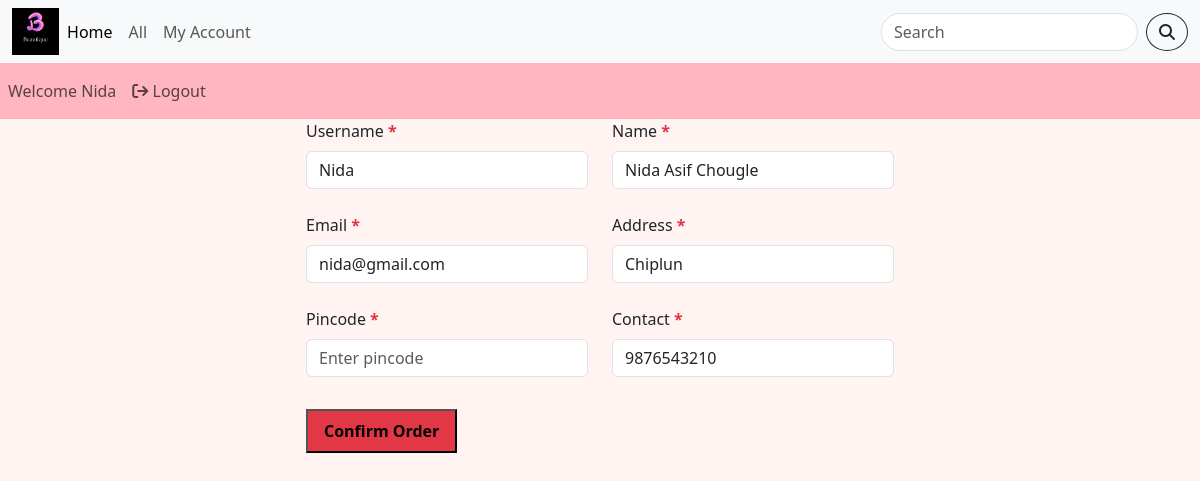
The page /user_area/payment.php (signed in) on the database its author committed.
### tables this page shows
CREATE TABLE `user_table` (
  `user_id` int(11) NOT NULL,
  `username` varchar(255) NOT NULL,
  `user_fullname` text NOT NULL,
  `user_email` varchar(100) NOT NULL,
  `user_image` varchar(255) NOT NULL,
  `password` varchar(255) NOT NULL,
  `user_contact` bigint(10) NOT NULL,
  `user_ip` varchar(255) NOT NULL,
  `user_address` varchar(255) NOT NULL
);

### user_area/payment.php (the view, shortened to what this page needs)
<?php
    include("../functions/common_function.php");
?>
<!DOCTYPE html>
<html lang="en">
<head>
    <link rel="stylesheet" href="../css/style.css"/>
    <link href="../css/bootstrap.min.css" rel="stylesheet"/>
    <link rel="stylesheet" href="https://cdnjs.cloudflare.com/ajax/libs/font-awesome/6.5.2/css/all.min.css" />
</head>
<body class="bg-soft-light-pink">
    <div class="container-fluid p-0">
        <nav class="navbar navbar-expand-lg bg-body-tertiary">
            <div class="container-fluid">
                <img src="../img/Logo.png" class="logo"/>
                <div class="collapse navbar-collapse" id="navbarSupportedContent">
                    <ul class="navbar-nav me-auto mb-2 mb-lg-0">
                        <li class="nav-item">
                            <a class="nav-link active" aria-current="page" href="../index.php">Home</a>
                        </li>
                        <li class="nav-item">
                            <a class="nav-link" href="../display_all.php">All</a>
                        </li>
                        <?php
                            if(isset($_SESSION['username'])){
                                echo "<li class='nav-item'>
                                    <a class='nav-link' href='./profile.php'>My Account</a>
                                    </li>";
                            }
                            else{
                                echo "<li class='nav-item'>
                                    <a class='nav-link' href='./user_area/user_registration.php'>Register</a>
                                    </li>";
                            }
                        ?>
                    </ul>
                    <form action="search_products.php" method="get" class="d-flex" role="search p-0">
                        <input id="search" name="search_data" class="form-control me-2" type="search" placeholder="Search" aria-label="Search">
                        <button id="isearch" name="search_data_product" class="btn btn-outline-dark" type="submit"><i class="fas fa-search"></i></button>
                    </form>
                </div>
            </div>
        </nav>
        <nav class="navbar navbar-expand-lg bg-light-pink">
            <ul class="navbar-nav me-auto">
                <?php
                    if(!isset($_SESSION['username'])){
                        echo "<li class='nav-item'>
                        <a class='nav-link' href='#'>Welcome Guest</a>
                        </li>";
                    } else {
                        echo "<li class='nav-item'>
                        <a class='nav-link' href='#'>Welcome ".$_SESSION['username']."</a>
                        </li>";
                    }
                ?>
                <?php
                    if(!isset($_SESSION['username'])){
                        echo "<li class='nav-item'>
                        <a class='nav-link' href='user_login.php'><i class='fa fa-sign-in' aria-hidden='true'></i>  Login</a>
                        </li>";
                    } else {
                        echo "<li class='nav-item'>
                        <a class='nav-link' href='logout.php'><i class='fa fa-sign-out' aria-hidden='true'></i>  Logout</a>
                        </li>";
                    }
                ?>
            </ul>
        </nav>
        <?php
            $username =$_SESSION['username'];
            $get_user = "select * from user_table where username='$username'";
            $result = mysqli_query($con, $get_user);
            $run_query = mysqli_fetch_array($result);
            $email = $run_query['user_email'];
            $fullname=$run_query['user_fullname'];
            $contact = $run_query['user_contact'];
            $address = $run_query['user_address'];
        ?>
        <div class="row align-items-center justify-content-center">
            <div class="col-lg-12 col-xl-6">
                <form action="checkout.php" method="post">
                    <div class="row">
                        <div class="col-md-6 mb-4">
                            <label for="user_username" class="form-label">Username</label><span class="error text-danger fw-bold">  *</span>
                            <input type="text" id="user_username" class="form-control" placeholder="Enter your username" autocomplete="off" required="required" name="user_username" value="<?php echo $username ;?>"/>
                        </div>
                        <div class="col-md-6 mb-4">
                            <label for="user_name" class="form-label">Name</label><span class="error text-danger fw-bold">  *</span>
                            <input type="text" id="user_name" class="form-control" placeholder="Enter your name" autocomplete="off" required="required" name="user_name" value="<?php echo $fullname; ?>"/>
                        </div>
                    </div>
                    <div class="row">
                        <div class="col-md-6 mb-4">
                            <label for="user_email" class="form-label">Email</label><span class="error text-danger fw-bold">  *</span>
                            <input type="email" id="user_email" class="form-control" placeholder="Enter your email" autocomplete="off" required="required" name="user_email" value="<?php echo $email ;?>"/>
                        </div>
                        <div class="col-md-6 mb-4">
                            <label for="user_address" class="form-label">Address</label><span class="error text-danger fw-bold">  *</span>
                            <input type="text" id="user_address" class="form-control" placeholder="Enter your address" autocomplete="off" required="required" name="user_address" value="<?php echo $address ;?>"/>
                        </div>
                    </div>
                    <div class="row">
                        <div class="col-md-6 mb-4">
                            <label for="user_pincode" class="form-label">Pincode</label><span class="error text-danger fw-bold">  *</span>
                            <input type="text" id="user_pincode" class="form-control" placeholder="Enter pincode" autocomplete="off" required="required" name="user_pincode"/>
                        </div>
                        <div class="col-md-6 mb-4">
                            <label for="user_contact" class="form-label">Contact</label><span class="error text-danger fw-bold">  *</span>
                            <input type="text" id="user_contact" class="form-control" placeholder="Enter your Mobile number" autocomplete="off" required="required" name="user_contact" value="<?php echo $contact ;?>"/>
                        </div>
                    </div>
                    <div class="mb-5 pt-2">
                        <button type="submit" class="fw-bolder bg-paradise-pink py-2 px-3 text-decoration-none">Confirm Order</button>
                    </div>
                </form>
            </div>
        </div>
    </div>
</body>
</html>

### css/style.css (style rules this page uses)
* { margin:0; padding:0; box-sizing: border-box; }
head,body { width:100%; height:100%; overflow-x:hidden; }
.logo { width:4%; height:4%; }
#search { border-radius: 25px; }
#isearch { border-radius: 50%; }
.nav-item { text-decoration: none; }

### user_area/payment.php (style rules this page uses)
img { width:90%; height:90%; margin:auto; display:block; }
.form-label { display:inline-block; }

### rows shown on the page
user_table: user_name "Nida Asif Chougle", user_email "nida@gmail.com", user_address "Chiplun", user_contact "9876543210"

### other values the page prints
$_SESSION['username'] "Nida"
